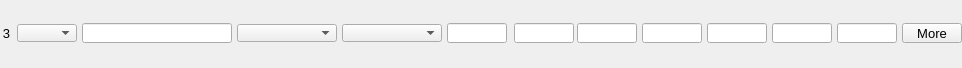
    <widget class="PyDMFrame" name="composite_2">
      <property name="geometry">
        <rect>
          <x>8</x>
          <y>232</y>
          <width>962</width>
          <height>68</height>
        </rect>
      </property>
      <widget class="PyDMEnumComboBox" name="menu_6">
        <property name="geometry">
          <rect>
            <x>17</x>
            <y>24</y>
            <width>60</width>
            <height>18</height>
          </rect>
        </property>
        <property name="toolTip">
          <string>${P}${O3}Use</string>
        </property>
        <property name="channel" stdset="0">
          <string>ca://${P}${O3}Use</string>
        </property>
        <property name="font" stdset="0">
          <font>
            <pointsize>10</pointsize>
          </font>
        </property>
        <property name="styleSheet">
          <string notr="true">PyDMEnumComboBox#menu_6 {
  color: rgb(0, 0, 0);
  background-color: rgb(115, 223, 255);
  }</string>
        </property>
      </widget>
      <widget class="PyDMLabel" name="text_update_22">
        <property name="geometry">
          <rect>
            <x>17</x>
            <y>0</y>
            <width>60</width>
            <height>18</height>
          </rect>
        </property>
        <property name="toolTip">
          <string>PV: ${P}${O3}Use_RBV</string>
        </property>
        <property name="channel" stdset="0">
          <string>ca://${P}${O3}Use_RBV</string>
        </property>
        <property name="font" stdset="0">
          <font>
            <pointsize>10</pointsize>
          </font>
        </property>
        <property name="alignment">
          <set>Qt::AlignCenter</set>
        </property>
        <property name="textInteractionFlags">
          <set>Qt::TextSelectableByKeyboard|Qt::TextSelectableByMouse</set>
        </property>
        <property name="styleSheet">
          <string notr="true">PyDMLabel#text_update_22 {
  color: rgb(10, 0, 184);
  background-color: rgb(70, 70, 70);
  }</string>
        </property>
      </widget>
      <widget class="PyDMLineEdit" name="text_entry_16">
        <property name="geometry">
          <rect>
            <x>82</x>
            <y>23</y>
            <width>150</width>
            <height>20</height>
          </rect>
        </property>
        <property name="channel" stdset="0">
          <string>ca://${P}${O3}Name</string>
        </property>
        <property name="toolTip">
          <string>${P}${O3}Name</string>
        </property>
        <property name="font" stdset="0">
          <font>
            <pointsize>10</pointsize>
          </font>
        </property>
        <property name="styleSheet">
          <string notr="true">PyDMLineEdit#text_entry_16 {
  color: rgb(0, 0, 0);
  background-color: rgb(115, 223, 255);
  border: 1px solid black;
  margin: 0px;
  padding: 0px;
  spacing: 0px;
  }</string>
        </property>
      </widget>
      <widget class="PyDMLabel" name="text_update_23">
        <property name="geometry">
          <rect>
            <x>82</x>
            <y>0</y>
            <width>150</width>
            <height>18</height>
          </rect>
        </property>
        <property name="toolTip">
          <string>PV: ${P}${O3}Name_RBV</string>
        </property>
        <property name="channel" stdset="0">
          <string>ca://${P}${O3}Name_RBV</string>
        </property>
        <property name="font" stdset="0">
          <font>
            <pointsize>10</pointsize>
          </font>
        </property>
        <property name="alignment">
          <set>Qt::AlignCenter</set>
        </property>
        <property name="textInteractionFlags">
          <set>Qt::TextSelectableByKeyboard|Qt::TextSelectableByMouse</set>
        </property>
        <property name="styleSheet">
          <string notr="true">PyDMLabel#text_update_23 {
  color: rgb(10, 0, 184);
  background-color: rgb(187, 187, 187);
  }</string>
        </property>
      </widget>
      <widget class="PyDMEnumComboBox" name="menu_7">
        <property name="geometry">
          <rect>
            <x>237</x>
            <y>24</y>
            <width>100</width>
            <height>18</height>
          </rect>
        </property>
        <property name="toolTip">
          <string>${P}${O3}Shape</string>
        </property>
        <property name="channel" stdset="0">
          <string>ca://${P}${O3}Shape</string>
        </property>
        <property name="font" stdset="0">
          <font>
            <pointsize>10</pointsize>
          </font>
        </property>
        <property name="styleSheet">
          <string notr="true">PyDMEnumComboBox#menu_7 {
  color: rgb(0, 0, 0);
  background-color: rgb(115, 223, 255);
  }</string>
        </property>
      </widget>
      <widget class="PyDMLabel" name="text_update_24">
        <property name="geometry">
          <rect>
            <x>237</x>
            <y>0</y>
            <width>100</width>
            <height>18</height>
          </rect>
        </property>
        <property name="toolTip">
          <string>PV: ${P}${O3}Shape_RBV</string>
        </property>
        <property name="channel" stdset="0">
          <string>ca://${P}${O3}Shape_RBV</string>
        </property>
        <property name="font" stdset="0">
          <font>
            <pointsize>10</pointsize>
          </font>
        </property>
        <property name="alignment">
          <set>Qt::AlignCenter</set>
        </property>
        <property name="textInteractionFlags">
          <set>Qt::TextSelectableByKeyboard|Qt::TextSelectableByMouse</set>
        </property>
        <property name="styleSheet">
          <string notr="true">PyDMLabel#text_update_24 {
  color: rgb(10, 0, 184);
  background-color: rgb(187, 187, 187);
  }</string>
        </property>
      </widget>
      <widget class="PyDMEnumComboBox" name="menu_8">
        <property name="geometry">
          <rect>
            <x>342</x>
            <y>24</y>
            <width>100</width>
            <height>18</height>
          </rect>
        </property>
        <property name="toolTip">
          <string>${P}${O3}DrawMode</string>
        </property>
        <property name="channel" stdset="0">
          <string>ca://${P}${O3}DrawMode</string>
        </property>
        <property name="font" stdset="0">
          <font>
            <pointsize>10</pointsize>
          </font>
        </property>
        <property name="styleSheet">
          <string notr="true">PyDMEnumComboBox#menu_8 {
  color: rgb(0, 0, 0);
  background-color: rgb(115, 223, 255);
  }</string>
        </property>
      </widget>
      <widget class="PyDMLabel" name="text_update_25">
        <property name="geometry">
          <rect>
            <x>342</x>
            <y>0</y>
            <width>100</width>
            <height>18</height>
          </rect>
        </property>
        <property name="toolTip">
          <string>PV: ${P}${O3}DrawMode_RBV</string>
        </property>
        <property name="channel" stdset="0">
          <string>ca://${P}${O3}DrawMode_RBV</string>
        </property>
        <property name="font" stdset="0">
          <font>
            <pointsize>10</pointsize>
          </font>
        </property>
        <property name="alignment">
          <set>Qt::AlignCenter</set>
        </property>
        <property name="textInteractionFlags">
          <set>Qt::TextSelectableByKeyboard|Qt::TextSelectableByMouse</set>
        </property>
        <property name="styleSheet">
          <string notr="true">PyDMLabel#text_update_25 {
  color: rgb(10, 0, 184);
  background-color: rgb(187, 187, 187);
  }</string>
        </property>
      </widget>
      <widget class="PyDMLineEdit" name="text_entry_17">
        <property name="geometry">
          <rect>
            <x>514</x>
            <y>23</y>
            <width>60</width>
            <height>20</height>
          </rect>
        </property>
        <property name="channel" stdset="0">
          <string>ca://${P}${O3}Green</string>
        </property>
        <property name="toolTip">
          <string>${P}${O3}Green</string>
        </property>
        <property name="font" stdset="0">
          <font>
            <pointsize>10</pointsize>
          </font>
        </property>
        <property name="styleSheet">
          <string notr="true">PyDMLineEdit#text_entry_17 {
  color: rgb(0, 0, 0);
  background-color: rgb(115, 223, 255);
  border: 1px solid black;
  margin: 0px;
  padding: 0px;
  spacing: 0px;
  }</string>
        </property>
      </widget>
      <widget class="PyDMLabel" name="text_update_26">
        <property name="geometry">
          <rect>
            <x>514</x>
            <y>0</y>
            <width>60</width>
            <height>18</height>
          </rect>
        </property>
        <property name="toolTip">
          <string>PV: ${P}${O3}Green_RBV</string>
        </property>
        <property name="channel" stdset="0">
          <string>ca://${P}${O3}Green_RBV</string>
        </property>
        <property name="font" stdset="0">
          <font>
            <pointsize>10</pointsize>
          </font>
        </property>
        <property name="alignment">
          <set>Qt::AlignCenter</set>
        </property>
        <property name="textInteractionFlags">
          <set>Qt::TextSelectableByKeyboard|Qt::TextSelectableByMouse</set>
        </property>
        <property name="styleSheet">
          <string notr="true">PyDMLabel#text_update_26 {
  color: rgb(10, 0, 184);
  background-color: rgb(187, 187, 187);
  }</string>
        </property>
      </widget>
      <widget class="PyDMLineEdit" name="text_entry_18">
        <property name="geometry">
          <rect>
            <x>577</x>
            <y>23</y>
            <width>60</width>
            <height>20</height>
          </rect>
        </property>
        <property name="channel" stdset="0">
          <string>ca://${P}${O3}Blue</string>
        </property>
        <property name="toolTip">
          <string>${P}${O3}Blue</string>
        </property>
        <property name="font" stdset="0">
          <font>
            <pointsize>10</pointsize>
          </font>
        </property>
        <property name="styleSheet">
          <string notr="true">PyDMLineEdit#text_entry_18 {
  color: rgb(0, 0, 0);
  background-color: rgb(115, 223, 255);
  border: 1px solid black;
  margin: 0px;
  padding: 0px;
  spacing: 0px;
  }</string>
        </property>
      </widget>
      <widget class="PyDMLabel" name="text_update_27">
        <property name="geometry">
          <rect>
            <x>577</x>
            <y>0</y>
            <width>60</width>
            <height>18</height>
          </rect>
        </property>
        <property name="toolTip">
          <string>PV: ${P}${O3}Blue_RBV</string>
        </property>
        <property name="channel" stdset="0">
          <string>ca://${P}${O3}Blue_RBV</string>
        </property>
        <property name="font" stdset="0">
          <font>
            <pointsize>10</pointsize>
          </font>
        </property>
        <property name="alignment">
          <set>Qt::AlignCenter</set>
        </property>
        <property name="textInteractionFlags">
          <set>Qt::TextSelectableByKeyboard|Qt::TextSelectableByMouse</set>
        </property>
        <property name="styleSheet">
          <string notr="true">PyDMLabel#text_update_27 {
  color: rgb(10, 0, 184);
  background-color: rgb(187, 187, 187);
  }</string>
        </property>
      </widget>
      <widget class="PyDMSlider" name="valuator_8">
        <property name="geometry">
          <rect>
            <x>642</x>
            <y>48</y>
            <width>60</width>
            <height>20</height>
          </rect>
        </property>
        <property name="channel" stdset="0">
          <string>ca://${P}${O3}PositionX</string>
        </property>
        <property name="toolTip">
          <string>${P}${O3}PositionX</string>
        </property>
        <property name="orientation" stdset="0">
          <string>Qt::Horizontal</string>
        </property>
        <property name="showLimitLabels" stdset="0">
          <bool>true</bool>
        </property>
        <property name="showValueLabel" stdset="0">
          <bool>false</bool>
        </property>
        <property name="showUnits" stdset="0">
          <bool>false</bool>
        </property>
        <property name="tickPosition" stdset="0">
          <enum>QSlider::NoTicks</enum>
        </property>
        <property name="precision" stdset="0">
          <number>1</number>
        </property>
        <property name="styleSheet">
          <string notr="true">PyDMSlider#valuator_8 {
  color: rgb(0, 0, 0);
  background-color: rgb(115, 223, 255);
  }</string>
        </property>
      </widget>
      <widget class="PyDMLineEdit" name="text_entry_19">
        <property name="geometry">
          <rect>
            <x>642</x>
            <y>23</y>
            <width>60</width>
            <height>20</height>
          </rect>
        </property>
        <property name="channel" stdset="0">
          <string>ca://${P}${O3}PositionX</string>
        </property>
        <property name="toolTip">
          <string>${P}${O3}PositionX</string>
        </property>
        <property name="font" stdset="0">
          <font>
            <pointsize>10</pointsize>
          </font>
        </property>
        <property name="styleSheet">
          <string notr="true">PyDMLineEdit#text_entry_19 {
  color: rgb(0, 0, 0);
  background-color: rgb(115, 223, 255);
  border: 1px solid black;
  margin: 0px;
  padding: 0px;
  spacing: 0px;
  }</string>
        </property>
      </widget>
      <widget class="PyDMLabel" name="text_update_28">
        <property name="geometry">
          <rect>
            <x>642</x>
            <y>0</y>
            <width>60</width>
            <height>18</height>
          </rect>
        </property>
        <property name="toolTip">
          <string>PV: ${P}${O3}PositionX_RBV</string>
        </property>
        <property name="channel" stdset="0">
          <string>ca://${P}${O3}PositionX_RBV</string>
        </property>
        <property name="font" stdset="0">
          <font>
            <pointsize>10</pointsize>
          </font>
        </property>
        <property name="alignment">
          <set>Qt::AlignCenter</set>
        </property>
        <property name="textInteractionFlags">
          <set>Qt::TextSelectableByKeyboard|Qt::TextSelectableByMouse</set>
        </property>
        <property name="styleSheet">
          <string notr="true">PyDMLabel#text_update_28 {
  color: rgb(10, 0, 184);
  background-color: rgb(187, 187, 187);
  }</string>
        </property>
      </widget>
      <widget class="PyDMSlider" name="valuator_9">
        <property name="geometry">
          <rect>
            <x>707</x>
            <y>48</y>
            <width>60</width>
            <height>20</height>
          </rect>
        </property>
        <property name="channel" stdset="0">
          <string>ca://${P}${O3}SizeX</string>
        </property>
        <property name="toolTip">
          <string>${P}${O3}SizeX</string>
        </property>
        <property name="orientation" stdset="0">
          <string>Qt::Horizontal</string>
        </property>
        <property name="showLimitLabels" stdset="0">
          <bool>true</bool>
        </property>
        <property name="showValueLabel" stdset="0">
          <bool>false</bool>
        </property>
        <property name="showUnits" stdset="0">
          <bool>false</bool>
        </property>
        <property name="tickPosition" stdset="0">
          <enum>QSlider::NoTicks</enum>
        </property>
        <property name="precision" stdset="0">
          <number>1</number>
        </property>
        <property name="styleSheet">
          <string notr="true">PyDMSlider#valuator_9 {
  color: rgb(0, 0, 0);
  background-color: rgb(115, 223, 255);
  }</string>
        </property>
      </widget>
      <widget class="PyDMLineEdit" name="text_entry_20">
        <property name="geometry">
          <rect>
            <x>707</x>
            <y>23</y>
            <width>60</width>
            <height>20</height>
          </rect>
        </property>
        <property name="channel" stdset="0">
          <string>ca://${P}${O3}SizeX</string>
        </property>
        <property name="toolTip">
          <string>${P}${O3}SizeX</string>
        </property>
        <property name="font" stdset="0">
          <font>
            <pointsize>10</pointsize>
          </font>
        </property>
        <property name="styleSheet">
          <string notr="true">PyDMLineEdit#text_entry_20 {
  color: rgb(0, 0, 0);
  background-color: rgb(115, 223, 255);
  border: 1px solid black;
  margin: 0px;
  padding: 0px;
  spacing: 0px;
  }</string>
        </property>
      </widget>
      <widget class="PyDMLabel" name="text_update_29">
        <property name="geometry">
          <rect>
            <x>707</x>
            <y>0</y>
            <width>60</width>
            <height>18</height>
          </rect>
        </property>
        <property name="toolTip">
          <string>PV: ${P}${O3}SizeX_RBV</string>
        </property>
        <property name="channel" stdset="0">
          <string>ca://${P}${O3}SizeX_RBV</string>
        </property>
        <property name="font" stdset="0">
          <font>
            <pointsize>10</pointsize>
          </font>
        </property>
        <property name="alignment">
          <set>Qt::AlignCenter</set>
        </property>
        <property name="textInteractionFlags">
          <set>Qt::TextSelectableByKeyboard|Qt::TextSelectableByMouse</set>
        </property>
        <property name="styleSheet">
          <string notr="true">PyDMLabel#text_update_29 {
  color: rgb(10, 0, 184);
  background-color: rgb(187, 187, 187);
  }</string>
        </property>
      </widget>
      <widget class="PyDMSlider" name="valuator_10">
        <property name="geometry">
          <rect>
            <x>772</x>
            <y>48</y>
            <width>60</width>
            <height>20</height>
          </rect>
        </property>
        <property name="channel" stdset="0">
          <string>ca://${P}${O3}PositionY</string>
        </property>
        <property name="toolTip">
          <string>${P}${O3}PositionY</string>
        </property>
        <property name="orientation" stdset="0">
          <string>Qt::Horizontal</string>
        </property>
        <property name="showLimitLabels" stdset="0">
          <bool>true</bool>
        </property>
        <property name="showValueLabel" stdset="0">
          <bool>false</bool>
        </property>
        <property name="showUnits" stdset="0">
          <bool>false</bool>
        </property>
        <property name="tickPosition" stdset="0">
          <enum>QSlider::NoTicks</enum>
        </property>
        <property name="precision" stdset="0">
          <number>1</number>
        </property>
        <property name="styleSheet">
          <string notr="true">PyDMSlider#valuator_10 {
  color: rgb(0, 0, 0);
  background-color: rgb(115, 223, 255);
  }</string>
        </property>
      </widget>
      <widget class="PyDMLineEdit" name="text_entry_21">
        <property name="geometry">
          <rect>
            <x>772</x>
            <y>23</y>
            <width>60</width>
            <height>20</height>
          </rect>
        </property>
        <property name="channel" stdset="0">
          <string>ca://${P}${O3}PositionY</string>
        </property>
        <property name="toolTip">
          <string>${P}${O3}PositionY</string>
        </property>
        <property name="font" stdset="0">
          <font>
            <pointsize>10</pointsize>
          </font>
        </property>
        <property name="styleSheet">
          <string notr="true">PyDMLineEdit#text_entry_21 {
  color: rgb(0, 0, 0);
  background-color: rgb(115, 223, 255);
  border: 1px solid black;
  margin: 0px;
  padding: 0px;
  spacing: 0px;
  }</string>
        </property>
      </widget>
      <widget class="PyDMLabel" name="text_update_30">
        <property name="geometry">
          <rect>
            <x>772</x>
            <y>0</y>
            <width>60</width>
            <height>18</height>
          </rect>
        </property>
        <property name="toolTip">
          <string>PV: ${P}${O3}PositionY_RBV</string>
        </property>
        <property name="channel" stdset="0">
          <string>ca://${P}${O3}PositionY_RBV</string>
        </property>
        <property name="font" stdset="0">
          <font>
            <pointsize>10</pointsize>
          </font>
        </property>
        <property name="alignment">
          <set>Qt::AlignCenter</set>
        </property>
        <property name="textInteractionFlags">
          <set>Qt::TextSelectableByKeyboard|Qt::TextSelectableByMouse</set>
        </property>
        <property name="styleSheet">
          <string notr="true">PyDMLabel#text_update_30 {
  color: rgb(10, 0, 184);
  background-color: rgb(187, 187, 187);
  }</string>
        </property>
      </widget>
      <widget class="PyDMSlider" name="valuator_11">
        <property name="geometry">
          <rect>
            <x>837</x>
            <y>48</y>
            <width>60</width>
            <height>20</height>
          </rect>
        </property>
        <property name="channel" stdset="0">
          <string>ca://${P}${O3}SizeY</string>
        </property>
        <property name="toolTip">
          <string>${P}${O3}SizeY</string>
        </property>
        <property name="orientation" stdset="0">
          <string>Qt::Horizontal</string>
        </property>
        <property name="showLimitLabels" stdset="0">
          <bool>true</bool>
        </property>
        <property name="showValueLabel" stdset="0">
          <bool>false</bool>
        </property>
        <property name="showUnits" stdset="0">
          <bool>false</bool>
        </property>
        <property name="tickPosition" stdset="0">
          <enum>QSlider::NoTicks</enum>
        </property>
        <property name="precision" stdset="0">
          <number>1</number>
        </property>
        <property name="styleSheet">
          <string notr="true">PyDMSlider#valuator_11 {
  color: rgb(0, 0, 0);
  background-color: rgb(115, 223, 255);
  }</string>
        </property>
      </widget>
      <widget class="PyDMLineEdit" name="text_entry_22">
        <property name="geometry">
          <rect>
            <x>837</x>
            <y>23</y>
            <width>60</width>
            <height>20</height>
          </rect>
        </property>
        <property name="channel" stdset="0">
          <string>ca://${P}${O3}SizeY</string>
        </property>
        <property name="toolTip">
          <string>${P}${O3}SizeY</string>
        </property>
        <property name="font" stdset="0">
          <font>
            <pointsize>10</pointsize>
          </font>
        </property>
        <property name="styleSheet">
          <string notr="true">PyDMLineEdit#text_entry_22 {
  color: rgb(0, 0, 0);
  background-color: rgb(115, 223, 255);
  border: 1px solid black;
  margin: 0px;
  padding: 0px;
  spacing: 0px;
  }</string>
        </property>
      </widget>
      <widget class="PyDMLabel" name="text_update_31">
        <property name="geometry">
          <rect>
            <x>837</x>
            <y>0</y>
            <width>60</width>
            <height>18</height>
          </rect>
        </property>
        <property name="toolTip">
          <string>PV: ${P}${O3}SizeY_RBV</string>
        </property>
        <property name="channel" stdset="0">
          <string>ca://${P}${O3}SizeY_RBV</string>
        </property>
        <property name="font" stdset="0">
          <font>
            <pointsize>10</pointsize>
          </font>
        </property>
        <property name="alignment">
          <set>Qt::AlignCenter</set>
        </property>
        <property name="textInteractionFlags">
          <set>Qt::TextSelectableByKeyboard|Qt::TextSelectableByMouse</set>
        </property>
        <property name="styleSheet">
          <string notr="true">PyDMLabel#text_update_31 {
  color: rgb(10, 0, 184);
  background-color: rgb(187, 187, 187);
  }</string>
        </property>
      </widget>
      <widget class="PyDMLineEdit" name="text_entry_23">
        <property name="geometry">
          <rect>
            <x>447</x>
            <y>23</y>
            <width>60</width>
            <height>20</height>
          </rect>
        </property>
        <property name="channel" stdset="0">
          <string>ca://${P}${O3}Red</string>
        </property>
        <property name="toolTip">
          <string>${P}${O3}Red</string>
        </property>
        <property name="font" stdset="0">
          <font>
            <pointsize>10</pointsize>
          </font>
        </property>
        <property name="styleSheet">
          <string notr="true">PyDMLineEdit#text_entry_23 {
  color: rgb(0, 0, 0);
  background-color: rgb(115, 223, 255);
  border: 1px solid black;
  margin: 0px;
  padding: 0px;
  spacing: 0px;
  }</string>
        </property>
      </widget>
      <widget class="PyDMLabel" name="text_update_32">
        <property name="geometry">
          <rect>
            <x>447</x>
            <y>0</y>
            <width>60</width>
            <height>18</height>
          </rect>
        </property>
        <property name="toolTip">
          <string>PV: ${P}${O3}Red_RBV</string>
        </property>
        <property name="channel" stdset="0">
          <string>ca://${P}${O3}Red_RBV</string>
        </property>
        <property name="font" stdset="0">
          <font>
            <pointsize>10</pointsize>
          </font>
        </property>
        <property name="alignment">
          <set>Qt::AlignCenter</set>
        </property>
        <property name="textInteractionFlags">
          <set>Qt::TextSelectableByKeyboard|Qt::TextSelectableByMouse</set>
        </property>
        <property name="styleSheet">
          <string notr="true">PyDMLabel#text_update_32 {
  color: rgb(10, 0, 184);
  background-color: rgb(187, 187, 187);
  }</string>
        </property>
      </widget>
      <widget class="QLabel" name="text_17">
        <property name="geometry">
          <rect>
            <x>0</x>
            <y>23</y>
            <width>10</width>
            <height>20</height>
          </rect>
        </property>
        <property name="text">
          <string>3</string>
        </property>
        <property name="font" stdset="0">
          <font>
            <pointsize>10</pointsize>
          </font>
        </property>
        <property name="brush" stdset="0">
          <brush brushstyle="SolidPattern">
            <color alpha="255">
              <red>0</red>
              <green>0</green>
              <blue>0</blue>
            </color>
          </brush>
        </property>
        <property name="toolTip">
          <string>text_17</string>
        </property>
        <property name="alignment">
          <set>Qt::AlignRight|Qt::AlignTrailing|Qt::AlignVCenter</set>
        </property>
        <property name="styleSheet">
          <string notr="true">QLabel#text_17 {
  color: rgb(0, 0, 0);
  }</string>
        </property>
      </widget>
      <widget class="PyDMRelatedDisplayButton" name="related_display_2">
        <property name="geometry">
          <rect>
            <x>902</x>
            <y>23</y>
            <width>60</width>
            <height>20</height>
          </rect>
        </property>
        <property name="toolTip">
          <string>More</string>
        </property>
        <property name="text">
          <string>More</string>
        </property>
        <property name="showIcon" stdset="0">
          <bool>true</bool>
        </property>
        <property name="font" stdset="0">
          <font>
            <pointsize>10</pointsize>
          </font>
        </property>
        <property name="styleSheet">
          <string notr="true">PyDMRelatedDisplayButton#related_display_2 {
  color: rgb(0, 0, 0);
  background-color: rgb(115, 223, 255);
  }</string>
        </property>
        <property name="titles" stdset="0">
          <stringlist>
            <string>Full Overlay</string>
          </stringlist>
        </property>
        <property name="filenames" stdset="0">
          <stringlist>
            <string>OverlayN_V25.ui</string>
          </stringlist>
        </property>
        <property name="macros" stdset="0">
          <stringlist>
            <string>P=${P}, R=${O3}</string>
          </stringlist>
        </property>
        <property name="openInNewWindow" stdset="0">
          <bool>true</bool>
        </property>
      </widget>
    </widget>
